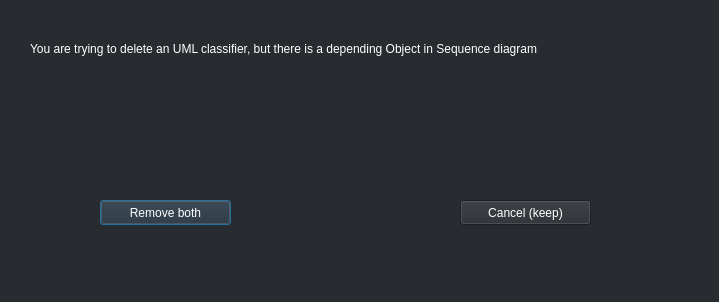
<?xml version="1.0" encoding="UTF-8"?>
<ui version="4.0">
 <class>DeleteObjectPopUp</class>
 <widget class="QDialog" name="DeleteObjectPopUp">
  <property name="geometry">
   <rect>
    <x>0</x>
    <y>0</y>
    <width>719</width>
    <height>302</height>
   </rect>
  </property>
  <property name="windowTitle">
   <string>DeleteObjectPopUp</string>
  </property>
  <property name="styleSheet">
   <string notr="true">background-color: #282C31; color: white</string>
  </property>
  <widget class="QLabel" name="label">
   <property name="geometry">
    <rect>
     <x>30</x>
     <y>40</y>
     <width>661</width>
     <height>17</height>
    </rect>
   </property>
   <property name="text">
    <string>You are trying to delete an UML classifier, but there is a depending Object in Sequence diagram</string>
   </property>
  </widget>
  <widget class="QPushButton" name="buttonRemove">
   <property name="geometry">
    <rect>
     <x>100</x>
     <y>200</y>
     <width>131</width>
     <height>25</height>
    </rect>
   </property>
   <property name="text">
    <string>Remove both</string>
   </property>
  </widget>
  <widget class="QPushButton" name="buttonCancel">
   <property name="geometry">
    <rect>
     <x>460</x>
     <y>200</y>
     <width>131</width>
     <height>25</height>
    </rect>
   </property>
   <property name="text">
    <string>Cancel (keep)</string>
   </property>
  </widget>
 </widget>
 <resources/>
 <connections/>
</ui>
